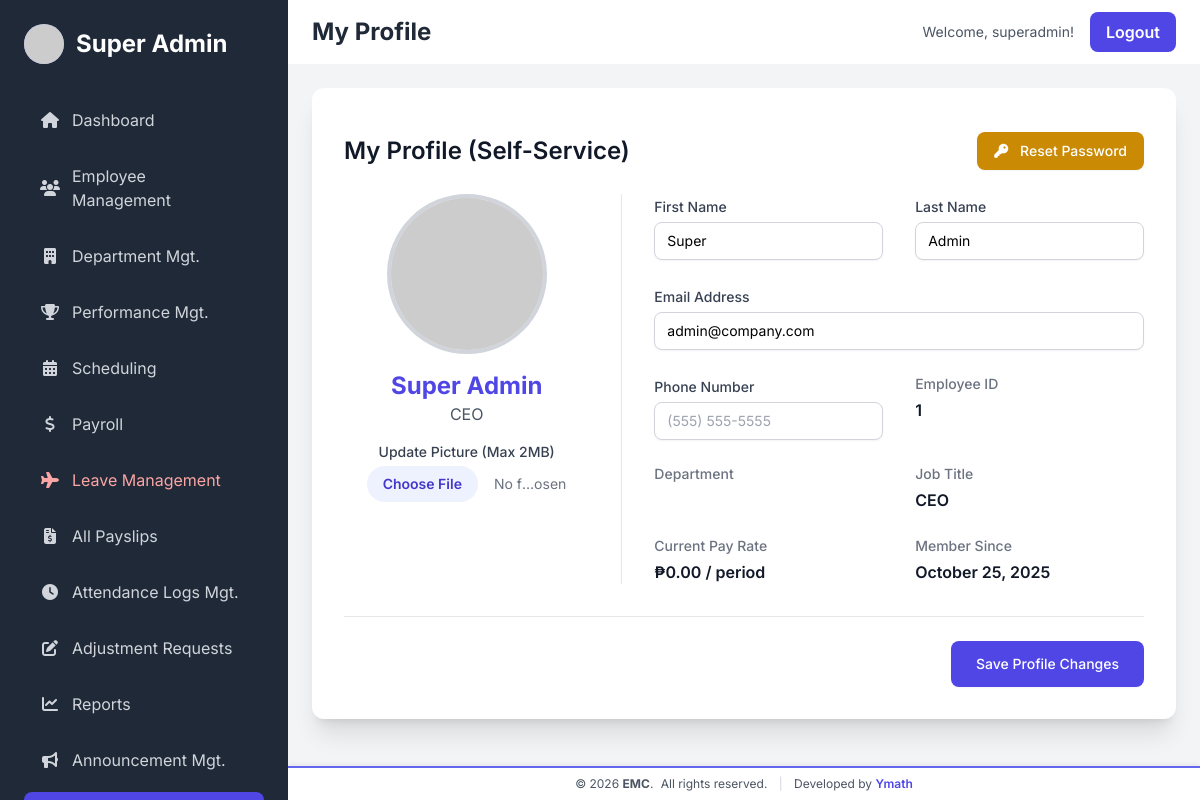
The page /my_profile.php (signed in) on the database its author committed.
### tables this page shows
CREATE TABLE `users` (
  `user_id` int(11) NOT NULL,
  `username` varchar(100) NOT NULL,
  `password_hash` varchar(255) NOT NULL,
  `role` enum('Employee','Manager','HR Admin','Super Admin') NOT NULL,
  `employee_id` int(11) NOT NULL
);

CREATE TABLE `employees` (
  `employee_id` int(11) NOT NULL,
  `first_name` varchar(100) NOT NULL,
  `last_name` varchar(100) NOT NULL,
  `email` varchar(255) NOT NULL,
  `phone` varchar(20) DEFAULT NULL,
  `profile_picture_url` varchar(255) DEFAULT NULL,
  `job_title` varchar(100) DEFAULT NULL,
  `department` varchar(100) DEFAULT NULL,
  `created_at` timestamp NOT NULL DEFAULT current_timestamp(),
  `pay_rate` decimal(10,2) NOT NULL DEFAULT 0.00
);

CREATE TABLE `employee_pay_history` (
  `history_id` int(11) NOT NULL,
  `employee_id` int(11) NOT NULL,
  `pay_type` enum('Hourly','Daily','Fix Rate') NOT NULL,
  `pay_rate` decimal(10,2) NOT NULL,
  `effective_start_date` date NOT NULL,
  `created_at` timestamp NOT NULL DEFAULT current_timestamp()
);

### config/utils.php (called while the page is built, shortened)
<?php
function getEmployeePayRateOnDate($pdo, $employee_id, $check_date) {
    try {
        $sql = "SELECT pay_type, pay_rate
                FROM employee_pay_history
                WHERE employee_id = ?
                AND effective_start_date <= ?
                ORDER BY effective_start_date DESC
                LIMIT 1";
        $stmt = $pdo->prepare($sql);
        $stmt->execute([$employee_id, $check_date]);
        return $stmt->fetch(PDO::FETCH_ASSOC);
    } catch (PDOException $e) {
        error_log("Error fetching pay rate for EID {$employee_id} on {$check_date}: " . $e->getMessage());
        return false;
    }
}
?>

### my_profile.php (the view, shortened to what this page needs)
<?php
include 'template/header.php';
require_once __DIR__ . '/config/utils.php';
$currency_symbol = $_SESSION['settings']['currency_symbol'] ?? '$';
$employee_id = $_SESSION['user_id'] ?? null;
try {
    $sql = "SELECT e.*, u.role
             FROM employees e
             LEFT JOIN users u ON e.employee_id = u.employee_id
             WHERE e.employee_id = ?";
    $stmt = $pdo->prepare($sql); $stmt->execute([$employee_id]); $employee = $stmt->fetch(PDO::FETCH_ASSOC);
    $current_pay_data = getEmployeePayRateOnDate($pdo, $employee_id, date('Y-m-d'));
    $hide_pay_rate = isset($_SESSION['settings']['hide_pay_rate_from_employee']) && $_SESSION['settings']['hide_pay_rate_from_employee'] == '1';
    if ($hide_pay_rate) {
        $pay_rate_display = 'Hidden';
    } else {
        $pay_rate_display = $current_pay_data && $current_pay_data['pay_rate'] ? number_format($current_pay_data['pay_rate'], 2) : 'N/A';
    }
    $pay_type_display = $current_pay_data['pay_type'] ?? 'N/A';
    $joinedDate = date('F j, Y', strtotime($employee['created_at']));
    $profile_pic_src = !empty($employee['profile_picture_url']) ? '../' . htmlspecialchars($employee['profile_picture_url']) : 'https://placehold.co/160x160/dddddd/555555?text=NO+PIC';
} catch (PDOException $e) {
    error_log('My Profile Error: ' . $e->getMessage());
    echo "<div class='bg-red-100 text-red-700 p-4 rounded-lg'>Database error. Could not retrieve employee data.</div>"; include 'template/footer.php'; exit;
}
?>
<div class="bg-white p-8 rounded-xl shadow-xl max-w-4xl mx-auto">
    <div class="mt-3 text-left">
        <div class="flex justify-between items-center mb-6">
            <h3 class="text-2xl leading-6 font-semibold text-gray-900">My Profile (Self-Service)</h3>
            <button onclick="openResetPasswordModal(<?php echo $employee['employee_id']; ?>, '<?php echo htmlspecialchars(addslashes($employee['first_name'] . ' ' . $employee['last_name'])); ?>')"
                    class="px-4 py-2 border border-transparent rounded-lg shadow-sm text-sm font-medium text-white bg-yellow-600 hover:bg-yellow-700 focus:outline-none focus:ring-2 focus:ring-offset-2 focus:ring-yellow-500 transition-colors duration-200">
                <i class="fas fa-key mr-2"></i> Reset Password
            </button>
        </div>
        <form id="myProfileForm" enctype="multipart/form-data">
            <div class="grid grid-cols-1 md:grid-cols-3 gap-x-8 gap-y-6">
                <div class="md:col-span-1 flex flex-col items-center">
                    <div class="w-40 h-40 bg-gray-200 rounded-full flex items-center justify-center mb-4 overflow-hidden border-4 border-gray-300">
                        <img id="profile-pic-display" src="<?php echo $profile_pic_src; ?>" onerror="this.onerror=null; this.src='https://placehold.co/160x160/dddddd/555555?text=NO+PIC';" class="w-full h-full object-cover">
                    </div>
                    <h4 class="text-2xl font-bold text-indigo-600 text-center" id="view_fullName"><?php echo htmlspecialchars($employee['first_name'] . ' ' . $employee['last_name']); ?></h4>
                    <p class="text-md text-gray-600 text-center mb-4" id="view_jobTitle"><?php echo htmlspecialchars($employee['job_title']); ?></p>
                    <div class="w-full max-w-[200px] text-center">
                        <label for="profile_picture" class="block text-sm font-medium text-gray-700 mb-1">Update Picture (Max 2MB)</label>
                        <input type="file" id="profile_picture" name="profile_picture" accept="image/*" class="w-full text-sm text-gray-500 file:mr-4 file:py-2 file:px-4 file:rounded-full file:border-0 file:text-sm file:font-semibold file:bg-indigo-50 file:text-indigo-700 hover:file:bg-indigo-100"/>
                    </div>
                </div>
                <div class="md:col-span-2 border-t md:border-t-0 md:border-l border-gray-200 pt-6 md:pt-0 md:pl-8 space-y-6">
                    <div class="grid grid-cols-1 md:grid-cols-2 gap-x-8 gap-y-6">
                        <div class="sm:col-span-1">
                            <label for="firstName" class="text-sm font-medium text-gray-700">First Name</label>
                            <input type="text" id="firstName" name="firstName" required value="<?php echo htmlspecialchars($employee['first_name']); ?>" class="mt-1 block w-full px-3 py-2 border border-gray-300 rounded-lg shadow-sm focus:outline-none focus:ring-indigo-500 focus:border-indigo-500 sm:text-sm">
                        </div>
                        <div class="sm:col-span-1">
                            <label for="lastName" class="text-sm font-medium text-gray-700">Last Name</label>
                            <input type="text" id="lastName" name="lastName" required value="<?php echo htmlspecialchars($employee['last_name']); ?>" class="mt-1 block w-full px-3 py-2 border border-gray-300 rounded-lg shadow-sm focus:outline-none focus:ring-indigo-500 focus:border-indigo-500 sm:text-sm">
                        </div>
                        <div class="sm:col-span-2">
                            <label for="email" class="text-sm font-medium text-gray-700">Email Address</label>
                            <input type="email" id="email" name="email" required value="<?php echo htmlspecialchars($employee['email']); ?>" class="mt-1 block w-full px-3 py-2 border border-gray-300 rounded-lg shadow-sm focus:outline-none focus:ring-indigo-500 focus:border-indigo-500 sm:text-sm">
                        </div>
                        <div class="sm:col-span-1">
                            <label for="phone" class="text-sm font-medium text-gray-700">Phone Number</label>
                            <input type="tel" id="phone" name="phone" value="<?php echo htmlspecialchars($employee['phone'] ?? ''); ?>" placeholder="(555) 555-5555" class="mt-1 block w-full px-3 py-2 border border-gray-300 rounded-lg shadow-sm focus:outline-none focus:ring-indigo-500 focus:border-indigo-500 sm:text-sm">
                        </div>
                        <div class="sm:col-span-1">
                            <dt class="text-sm font-medium text-gray-500">Employee ID</dt>
                            <dd class="mt-1 text-md font-semibold text-gray-900"><?php echo htmlspecialchars($employee['employee_id']); ?></dd>
                        </div>
                        <div class="sm:col-span-1">
                            <dt class="text-sm font-medium text-gray-500">Department</dt>
                        </div>
                        <div class="sm:col-span-1">
                            <dt class="text-sm font-medium text-gray-500">Job Title</dt>
                            <dd class="mt-1 text-md font-semibold text-gray-900"><?php echo htmlspecialchars($employee['job_title']); ?></dd>
                        </div>
                        <div class="sm:col-span-1">
                            <dt class="text-sm font-medium text-gray-500">Current Pay Rate</dt>
                            <dd class="mt-1 text-md font-semibold text-gray-900">
                                <?php
                                if ($pay_rate_display !== 'N/A') {
                                    echo htmlspecialchars($currency_symbol) . $pay_rate_display;
                                    if ($pay_type_display === 'Hourly') echo ' / hr';
                                    else if ($pay_type_display === 'Daily') echo ' / day';
                                    else if ($pay_type_display === 'Fix Rate') echo ' / period';
                                } else { echo '<span class="text-red-500">Rate Not Set</span>'; }
                                ?>
                            </dd>
                        </div>
                        <div class="sm:col-span-1">
                            <dt class="text-sm font-medium text-gray-500">Member Since</dt>
                            <dd class="mt-1 text-md font-semibold text-gray-900"><?php echo $joinedDate; ?></dd>
                        </div>
                    </div>
                </div>
            </div>
            <div class="flex justify-end mt-8 border-t pt-6">
                <button type="submit" id="saveButton"
                        class="px-6 py-3 border border-transparent rounded-lg shadow-sm text-sm font-medium text-white bg-indigo-600 hover:bg-indigo-700 focus:outline-none focus:ring-2 focus:ring-offset-2 focus:ring-indigo-500 transition-colors duration-200">
                    Save Profile Changes
                </button>
            </div>
        </form>
    </div>
</div>
<?php
include 'template/footer.php';
?>

### rows shown on the page
users: employee.last_name "Super Admin", employee.job_title "CEO", firstName "Super", lastName "Admin", email "admin@company.com", employee.employee_id "1", employee.created_at "October 25, 2025"
employee_pay_history: pay_rate "0.00"

### other values the page prints
$pageTitle "My Profile"
$_SESSION['username'] "superadmin"
$currency_symbol "₱"
$company_name "EMC"
